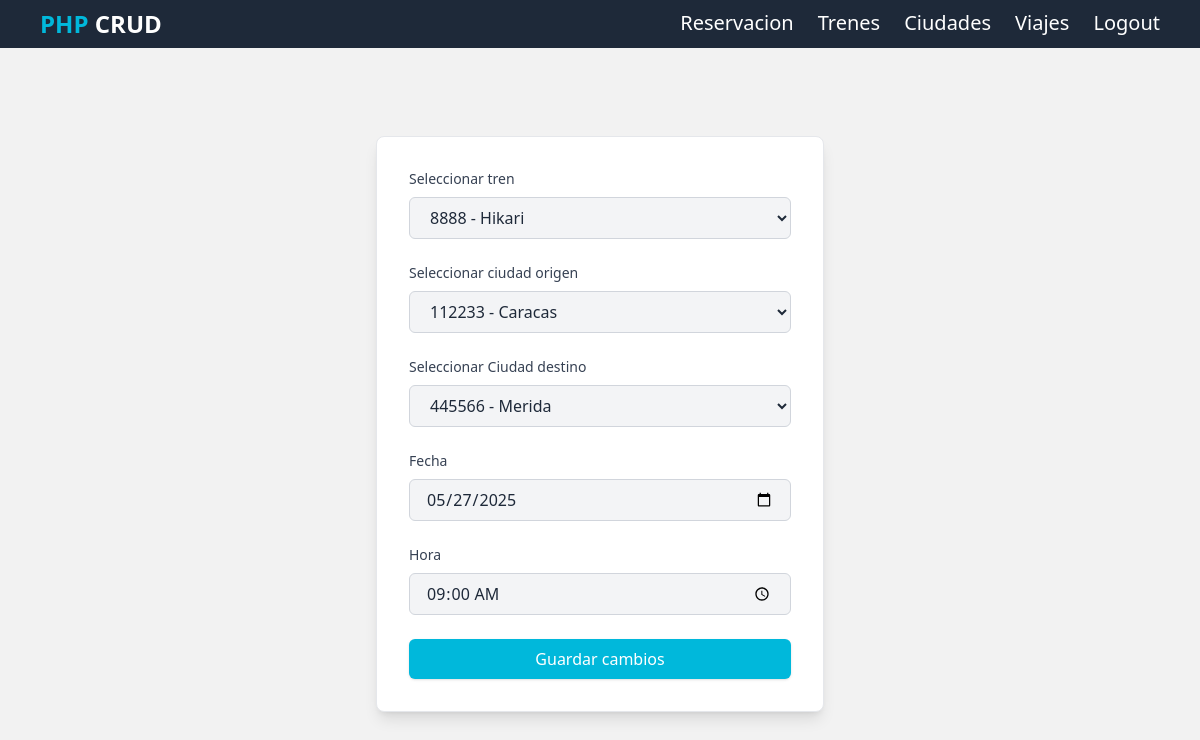
/static/templates/trip_views/edit_trip.php?id=1441 (signed in), run on the app's committed database.
### tables this page shows
CREATE TABLE `viajes` (
  `codigo` int(15) NOT NULL,
  `fk_codigo_tren` int(15) NOT NULL,
  `fk_codigo_origen` int(15) NOT NULL,
  `fk_codigo_destino` int(15) NOT NULL,
  `fecha` date NOT NULL,
  `hora` time NOT NULL
);

CREATE TABLE `trenes` (
  `codigo` int(15) NOT NULL,
  `nombre` varchar(30) NOT NULL,
  `velocidad` int(3) NOT NULL,
  `capacidad_economica` int(2) NOT NULL,
  `capacidad_turista` int(2) NOT NULL,
  `capacidad_primera` int(2) NOT NULL
);

CREATE TABLE `ciudades` (
  `codigo` int(15) NOT NULL,
  `nombre` varchar(30) NOT NULL
);

### app/controllers/trip_controllers/put_trip.php (called while the page is built, shortened)
<?php
include "../../../app/config/database.php";
if (isset($_GET['id'])) {
    $id = (int)$_GET['id'];
    $sql = "SELECT * FROM viajes WHERE codigo = $id";
    $result = mysqli_query($conn, $sql);
    if (mysqli_num_rows($result) == 1) {
        $row = mysqli_fetch_array($result);
        $tren_id = $row['fk_codigo_tren'];
        $origen = $row['fk_codigo_origen'];
        $destino = $row['fk_codigo_destino'];
        $fecha = $row['fecha'];
        $hora = $row['hora'];
    }
}
?>

### static/templates/trip_views/edit_trip.php (the view, shortened to what this page needs)
<?php include "../../../app/includes/navbar.php" ?>
<?php include "../../../app/config/database.php" ?>
<?php include "../../../app/controllers/trip_controllers/put_trip.php"; ?>
<?php
$trenes = mysqli_query($conn, "SELECT codigo, nombre FROM trenes");
$ciudades = mysqli_query($conn, "SELECT codigo, nombre FROM ciudades");
?>
<div class="w-full h-full flex items-center justify-center">
    <div class="w-full max-w-md mx-auto p-8 bg-white rounded-lg shadow-lg border border-gray-200">
        <form class="space-y-6" action="/server/app/controllers/trip_controllers/put_trip.php?id=<?php echo $_GET['id']; ?>" method="POST">
            <div class="space-y-2">
                <label for="tren_id" class="block text-sm font-medium text-gray-700">Seleccionar tren</label>
                <select name="tren_id" required class="w-full px-4 py-2 rounded-md bg-gray-100 border border-gray-300 text-gray-800 focus:outline-none focus:bg-white focus:border-cyan-500 focus:ring-1 focus:ring-cyan-500 transition duration-200">
                    <?php while($tren = mysqli_fetch_assoc($trenes)): ?>
                        <option value="<?php echo $tren['codigo']; ?>" <?php if(isset($tren_id) && $tren_id == $tren['codigo']) echo 'selected'; ?>>
                            <?php echo $tren['codigo'] . " - " . $tren['nombre']; ?>
                        </option>
                    <?php endwhile; ?>
                </select>
            </div>
            <div class="space-y-2">
                <label for="origen" class="block text-sm font-medium text-gray-700">Seleccionar ciudad origen</label>
                <select name="origen" required class="w-full px-4 py-2 rounded-md bg-gray-100 border border-gray-300 text-gray-800 focus:outline-none focus:bg-white focus:border-cyan-500 focus:ring-1 focus:ring-cyan-500 transition duration-200">
                    <?php mysqli_data_seek($ciudades, 0); while($ciudad = mysqli_fetch_assoc($ciudades)): ?>
                        <option value="<?php echo $ciudad['codigo']; ?>" <?php if(isset($origen) && $origen == $ciudad['codigo']) echo 'selected'; ?>>
                            <?php echo $ciudad['codigo'] . " - " . $ciudad['nombre']; ?>
                        </option>
                    <?php endwhile; ?>
                </select>
            </div>
            <div class="space-y-2">
                <label for="destino" class="block text-sm font-medium text-gray-700">Seleccionar Ciudad destino</label>
                <select name="destino" required class="w-full px-4 py-2 rounded-md bg-gray-100 border border-gray-300 text-gray-800 focus:outline-none focus:bg-white focus:border-cyan-500 focus:ring-1 focus:ring-cyan-500 transition duration-200">
                    <?php mysqli_data_seek($ciudades, 0); while($ciudad = mysqli_fetch_assoc($ciudades)): ?>
                        <option value="<?php echo $ciudad['codigo']; ?>" <?php if(isset($destino) && $destino == $ciudad['codigo']) echo 'selected'; ?>>
                            <?php echo $ciudad['codigo'] . " - " . $ciudad['nombre']; ?>
                        </option>
                    <?php endwhile; ?>
                </select>
            </div>
            <div class="space-y-2">
                <label for="fecha" class="block text-sm font-medium text-gray-700">Fecha</label>
                <input type="date" name="fecha" value="<?php echo isset($fecha) ? $fecha : ''; ?>" required class="w-full px-4 py-2 rounded-md bg-gray-100 border border-gray-300 text-gray-800 focus:outline-none focus:bg-white focus:border-cyan-500 focus:ring-1 focus:ring-cyan-500 transition duration-200"/>
            </div>
            <div class="space-y-2">
                <label for="hora" class="block text-sm font-medium text-gray-700">Hora</label>
                <input type="time" name="hora" value="<?php echo isset($hora) ? $hora : ''; ?>" required class="w-full px-4 py-2 rounded-md bg-gray-100 border border-gray-300 text-gray-800 focus:outline-none focus:bg-white focus:border-cyan-500 focus:ring-1 focus:ring-cyan-500 transition duration-200"/>
            </div>
            <button type="submit" class=" w-full py-2 px-4 bg-cyan-500 hover:bg-cyan-600 text-white font-medium rounded-md transition duration-200 shadow-sm hover:shadow-md">
                Guardar cambios
            </button>
        </form>
    </div>
</div>
</main>
</body>
</html>

### data on the page
viajes: tren_id "8888 - Hikari", origen "112233 - Caracas", destino "445566 - Merida", fecha "05/27/2025", hora "09:00:00"
